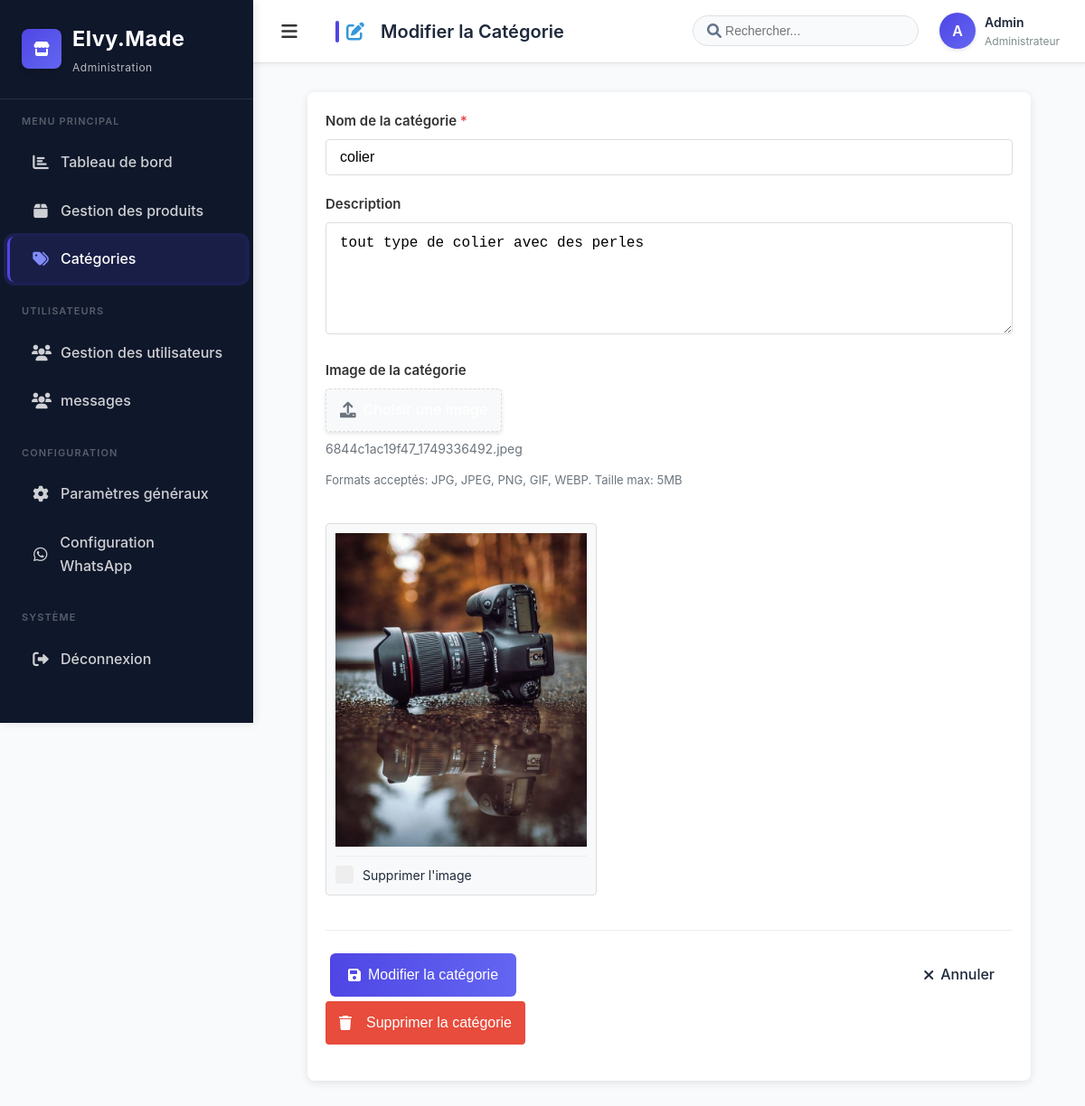
/admin/categories/edit.php?id=1 (signed in), run on the app's committed database.
### tables this page shows
CREATE TABLE `categories` (
  `id` int NOT NULL,
  `nom` varchar(100) NOT NULL,
  `description` text,
  `image` varchar(255) DEFAULT NULL,
  `slug` varchar(100) DEFAULT NULL,
  `parent_id` int DEFAULT NULL,
  `sort_order` int DEFAULT '0',
  `status` enum('active','inactive') DEFAULT 'active',
  `created_at` timestamp NULL DEFAULT CURRENT_TIMESTAMP,
  `updated_at` timestamp NULL DEFAULT CURRENT_TIMESTAMP ON UPDATE CURRENT_TIMESTAMP
);

### admin/categories/edit.php (the view, shortened to what this page needs)
<?php
$category_id = (int)$_GET['id'];
$db = getDBConnection();
$stmt = $db->prepare("SELECT * FROM categories WHERE id = ?");
$stmt->execute([$category_id]);
$category = $stmt->fetch();
?>
<!DOCTYPE html>
<html lang="fr">
<head>
    <link rel="stylesheet" href="../../assets/css/style.css">
    <link rel="stylesheet" href="../../assets/css/admin.css">
    <link rel="stylesheet" href="../../assets/css/responsive.css">
    <link rel="stylesheet" href="https://cdnjs.cloudflare.com/ajax/libs/font-awesome/6.0.0/css/all.min.css">
</head>
<body>
    <div class="admin-layout">
        <?php include '../includes/sidebar.php'; ?>
        <main class="admin-main">
            <?php include '../includes/header.php'; ?>
            <div class="admin-content">
                <div class="admin-form">
                    <form method="POST" action="edit.php?id=<?php echo $category_id; ?>" enctype="multipart/form-data">
                        <div class="form-group">
                            <label for="nom" class="form-label">Nom de la catégorie <span class="required">*</span></label>
                            <input type="text" id="nom" name="nom" class="form-input" required
                                   value="<?php echo htmlspecialchars($category['nom']); ?>"
                                   placeholder="Ex: Électronique, Mode, Maison...">
                        </div>
                        <div class="form-group">
                            <label for="description" class="form-label">Description</label>
                            <textarea id="description" name="description" class="form-textarea" rows="4"
                                      placeholder="Description de la catégorie (optionnel)"><?php echo htmlspecialchars($category['description']); ?></textarea>
                        </div>
                        <div class="form-group">
                            <label for="image" class="form-label">Image de la catégorie</label>
                            <div class="file-input-wrapper">
                                <label for="image" class="file-input-label">
                                    <i class="fas fa-upload"></i>
                                    <span>Choisir une image</span>
                                </label>
                                <div id="file-name" class="file-name">
                                    <?php echo $category['image'] ? htmlspecialchars($category['image']) : 'Aucun fichier sélectionné'; ?>
                                </div>
                            </div>
                            <small class="form-text text-muted">Formats acceptés: JPG, JPEG, PNG, GIF, WEBP. Taille max: 5MB</small>
                        </div>
                        <div class="form-group">
                            <?php if (!empty($category['image'])): ?>
                                <div id="current-image" class="image-preview">
                                    <img src="../../uploads/categories/<?php echo htmlspecialchars($category['image']); ?>"
                                         alt="<?php echo htmlspecialchars($category['nom']); ?>">
                                    <div class="image-actions">
                                        <label class="checkbox-container">
                                            <span class="checkmark"></span>
                                            Supprimer l'image
                                        </label>
                                    </div>
                                </div>
                            <?php endif; ?>
                        </div>
                        <div class="form-actions">
                            <button type="submit" class="btn btn-admin-primary">
                                <i class="fas fa-save"></i>
                                Modifier la catégorie
                            </button>
                            <a href="list.php" class="btn btn-admin-outline">
                                <i class="fas fa-times"></i>
                                Annuler
                            </a>
                        </div>
                               <div class="form-group">
    <button type="button" id="btn-delete-category" class="btn btn-delete">
        <i class="fas fa-trash"></i>
        Supprimer la catégorie
    </button>
</div>
                    </form>
                </div>
            </div>
        </main>
    </div>
</body>
</html>

### assets/css/style.css (style rules this page uses)
:root { --primary-color: #8b5cf6; --primary-dark: #7c3aed; --primary-light: #c4b5fd; --primary-lighter: #ede9fe; --secondary-color: #a855f7; --accent-color: #f59e0b; --dark-bg: #0f0f23; --dark-card: #1e1b4b; --light-bg: #fafbff; --white: #ffffff; --gray-50: #f8fafc; --gray-100: #f1f5f9; --gray-200: #e2e8f0; --gray-300: #cbd5e1; --gray-400: #94a3b8; --gray-500: #64748b; --gray-600: #475569; --gray-700: #334155; --gray-800: #1e293b; --gray-900: #0f172a; --success-color: #10b981; --error-color: #ef4444; --warning-color: #f59e0b; --info-color: #3b82f6; --gradient-primary: linear-gradient(135deg, var(--primary-color) 0%, var(--secondary-color) 100%); --gradient-light: linear-gradient(135deg, var(--primary-light) 0%, var(--primary-lighter) 100%); --gradient-dark: linear-gradient(135deg, var(--primary-dark) 0%, var(--dark-card) 100%); --font-family: "Inter", -apple-system, BlinkMacSystemFont, "Segoe UI", Roboto, sans-serif; --font-size-xs: 0.75rem; --font-size-sm: 0.875rem; --font-size-base: 1rem; --font-size-lg: 1.125rem; --font-size-xl: 1.25rem; --font-size-2xl: 1.5rem; --font-size-3xl: 1.875rem; --font-size-4xl: 2.25rem; --font-size-5xl: 3rem; --font-size-6xl: 3.75rem; --spacing-1: 0.25rem; --spacing-2: 0.5rem; --spacing-3: 0.75rem; --spacing-4: 1rem; --spacing-5: 1.25rem; --spacing-6: 1.5rem; --spacing-8: 2rem; --spacing-10: 2.5rem; --spacing-12: 3rem; --spacing-16: 4rem; --spacing-20: 5rem; --spacing-24: 6rem; --border-radius: 0.75rem; --border-radius-lg: 1rem; --border-radius-xl: 1.25rem; --border-radius-2xl: 1.5rem; --border-radius-full: 9999px; --shadow-sm: 0 1px 2px 0 rgb(0 0 0 / 0.05); --shadow: 0 4px 6px -1px rgb(0 0 0 / 0.1), 0 2px 4px -2px rgb(0 0 0 / 0.1); --shadow-md: 0 10px 15px -3px rgb(0 0 0 / 0.1), 0 4px 6px -4px rgb(0 0 0 / 0.1); --shadow-lg: 0 20px 25px -5px rgb(0 0 0 / 0.1), 0 8px 10px -6px rgb(0 0 0 / 0.1); --shadow-xl: 0 25px 50px -12px rgb(0 0 0 / 0.25); --shadow-2xl: 0 25px 50px -12px rgb(0 0 0 / 0.25); --shadow-inner: inset 0 2px 4px 0 rgb(0 0 0 / 0.05); --shadow-colored: 0 10px 15px -3px rgb(139 92 246 / 0.3), 0 4px 6px -4px rgb(139 92 246 / 0.3); --transition: all 0.3s cubic-bezier(0.4, 0, 0.2, 1); --transition-fast: all 0.15s cubic-bezier(0.4, 0, 0.2, 1); --transition-slow: all 0.5s cubic-bezier(0.4, 0, 0.2, 1); }
* { margin: 0; padding: 0; box-sizing: border-box; }
body { font-family: var(--font-family); font-size: var(--font-size-base); line-height: 1.6; color: var(--gray-800); background-color: var(--light-bg); -webkit-font-smoothing: antialiased; -moz-osx-font-smoothing: grayscale; }
.btn { display: inline-flex; align-items: center; justify-content: center; gap: var(--spacing-2); padding: var(--spacing-3) var(--spacing-6); border-radius: var(--border-radius-lg); text-decoration: none; font-weight: 600; font-size: var(--font-size-base); transition: var(--transition); border: 2px solid transparent; cursor: pointer; min-height: 48px; }

### data on the page
categories: nom "colier", description "tout type de colier avec des perles", image "6844c1ac19f47_1749336492.jpeg", image (picture)

### other printed values
$page_title "Modifier la Catégorie"
substr($_SESSION['user_name'], 0, 1) "A"
$_SESSION['user_name'] "Admin"
